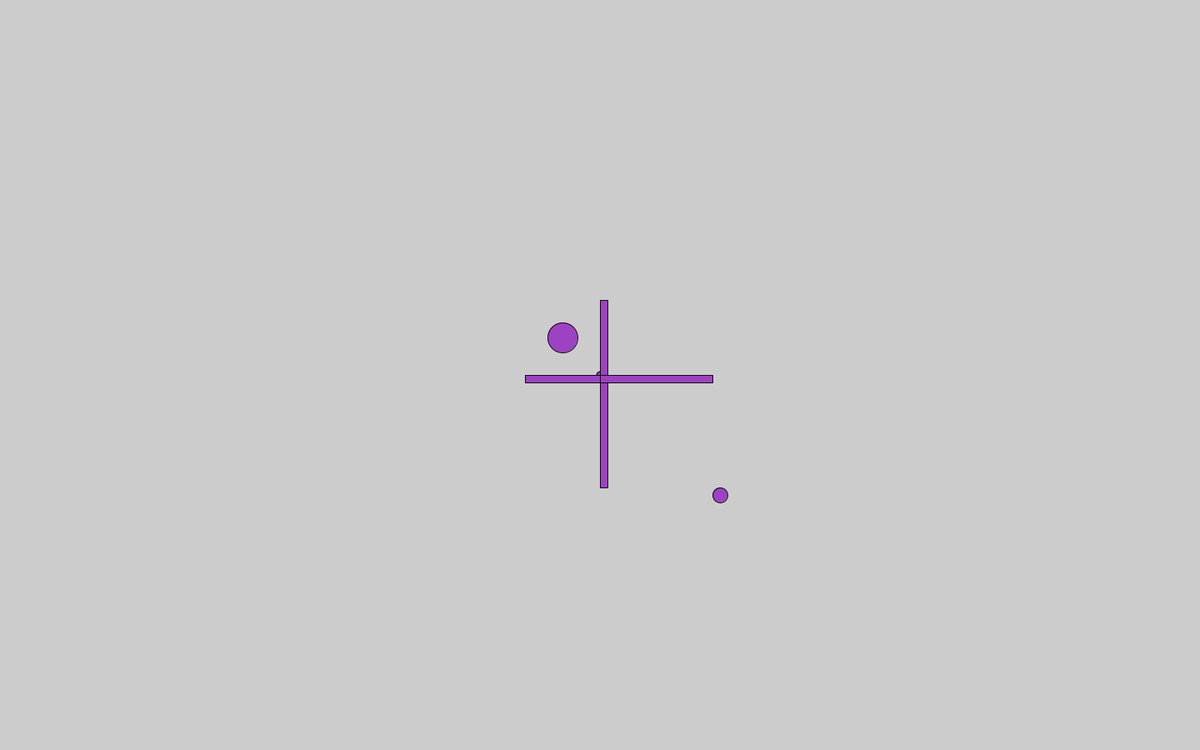
Frame 1 (no input)
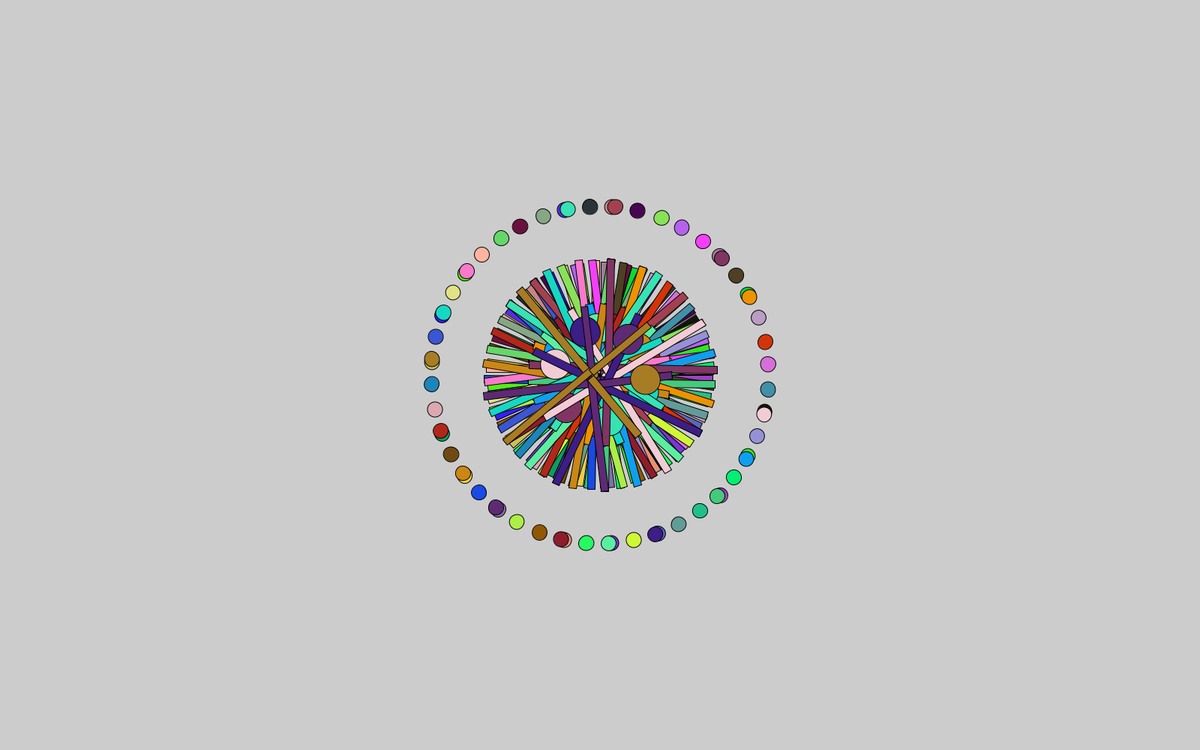
Frame 60 (the mouse pressed at the canvas centre just before this capture)
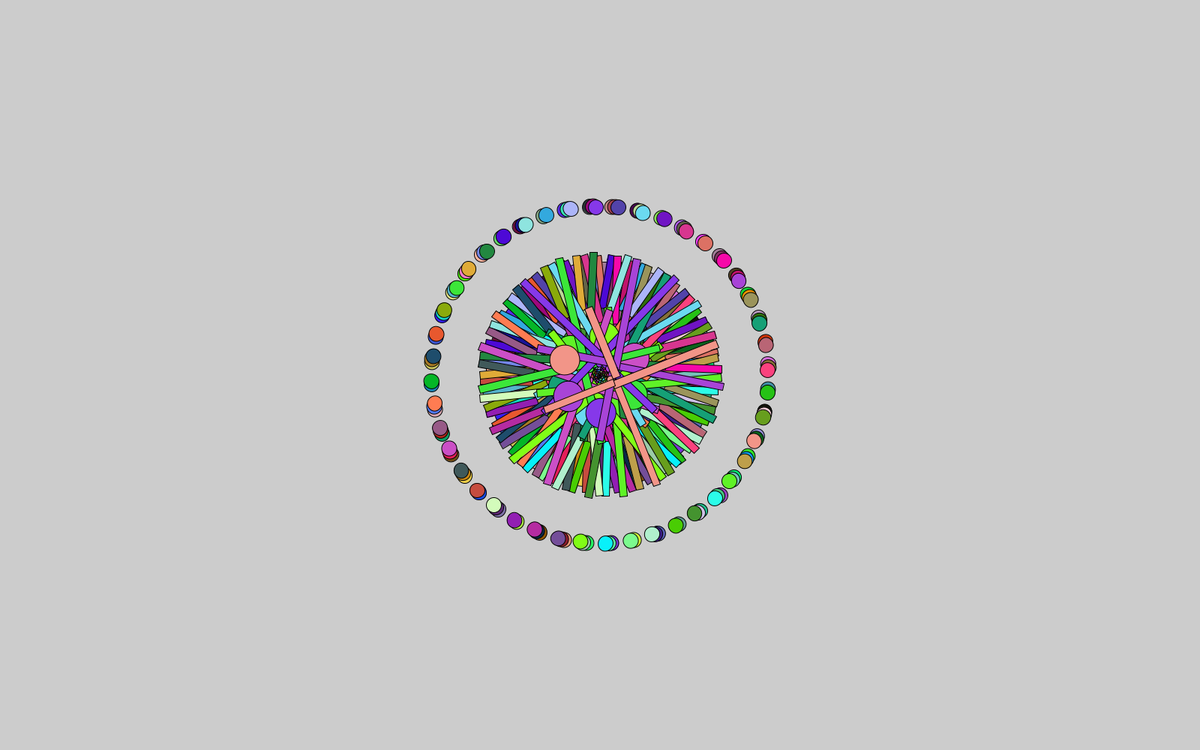
Frame 120 (the mouse held since frame 60 and released just before this capture)

The Processing sketch that drew these frames (run headless with seeded random() and noise(); from frame 60 on, the mouse is pressed at the canvas centre):

// Processing sketch: worm_hool_into_the_cASMAS
// ── worm_hool_into_the_cASMAS.pde
void setup(){
  
  size(1600,1000);

}
 
 
 int value = 0;
 int frame = 1;
void draw(){
   frameRate(frame*983040);
  
  
  
  randomSeed(year()+day()+second()+value);
for (int i=1; i < 100; i++) {
  float r = random(0, 255);
  float g = random(0, 255);
  float b = random(0, 255);
fill(r,g,b);

}
 
translate(800,500);
rotate(value);
ellipse(value/10,value/10,10,10);
rect(value/10,value/8,10,150);
rect(value/10,value/8,150,10);
rect((value/8)-100,value/10,100,10);
rect(value/8,(value/10)-100,10,100);
ellipse((value/8)-50,(value/8)-50,40,40);
ellipse((-value+16000)/100,(-value+16000)/100,20,20);


value = value+1;
if (value> 7000){
  value=0;
}
frame=frame+1;
}
